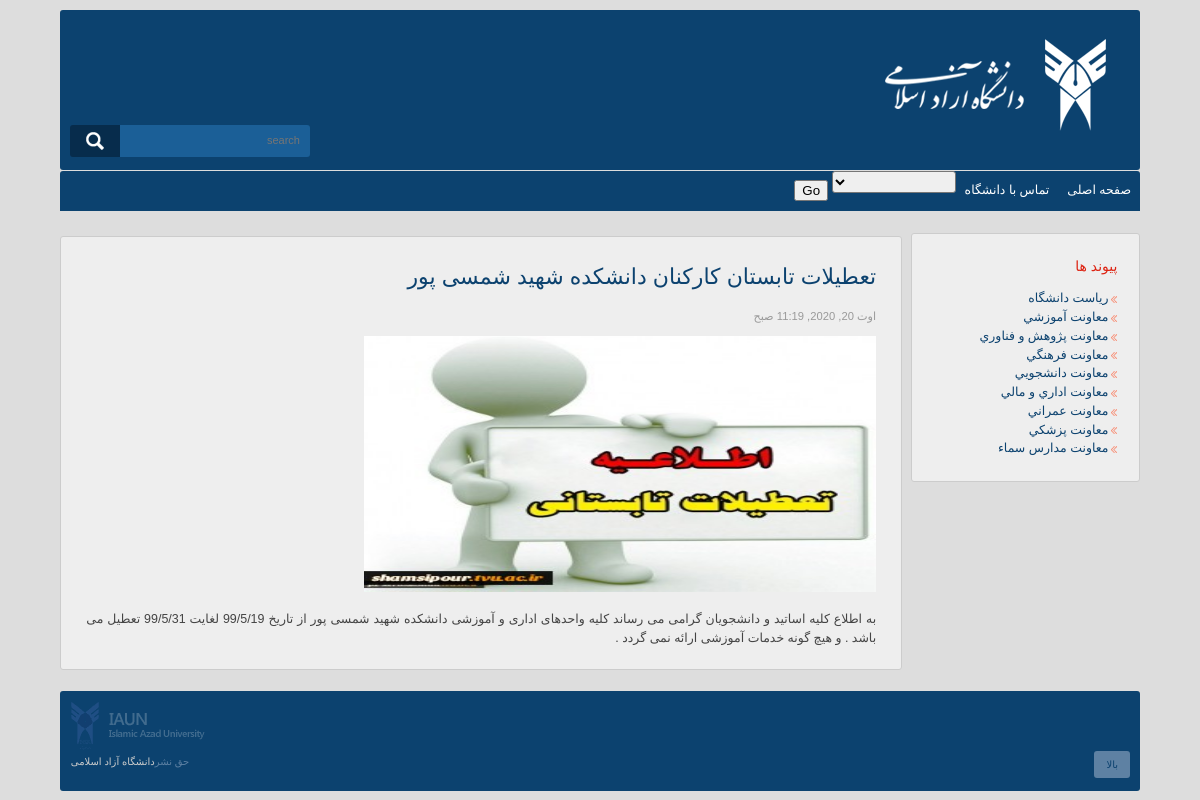
The page /fa/articles/3 on the database its author committed.
### Core/models.py (models this page shows, shortened)
class Article(models.Model):
    title = models.CharField(max_length=255, verbose_name ="عنوان")
    text = models.TextField(verbose_name ="متن")
    photo = models.ImageField(upload_to="news", verbose_name ="عکس")
    publish = models.DateTimeField(auto_now_add=True)
    class Meta:
        verbose_name = "مطلب"
        verbose_name_plural = "مطالب"

### Core/views.py (the view)
# urls.py: path('articles/<int:pk>', ArticleDetailView.as_view(), name="article_detail_view"),
class ArticleDetailView(DetailView):
    model = Article
    template_name = "articles/detail.html"

### templates/articles/detail.html
{% extends "base.html" %}
{% block content %}
    <div class="contentpage">
        <article class="topcontentpage">
            <header>
                <h2><a href="{% url "article_detail_view" pk=object.id %}">{{ object.title }}</a></h2>
                <p class="post-info">{{ object.publish }}</p>
            </header>
            <content>
                <img src="{{ object.photo.url }}" style="width: 512px;height: 256px" />
                <p>
                    {{ object.text }}
                </p>
            </content>
        </article>
    </div>
    {% include "rightnav.html" %}
{% endblock %}

### static/css/style.css (style rules this page uses)
* { font-family: Tahoma, Arial, san-serif; font-weight: normal; }
body { background: #ddd; font-size: 78%; color: #444; line-height: 1.5; direction: rtl; }
.body { margin: 0 auto; width: 85%; clear: both; }
h2 { font-size: 14px; color: #D21; }
a { color: #0c426f; text-decoration: none; }
.post-info { color: #999; font-size: 90%; }
.contentpage { width: 78%; float: left; }
.topcontentpage h2, .bottomcontentpage h2 { font: bold 22px Arial, Tahoma, san-serif; }
.topcontentpage { padding: 1% 3%; margin: 3% 0 0 0; background: #EEE; border: 1px solid #CCC; border-radius: 3px; -moz-border-radius: 3px; -webkit-border-radius: 3px; text-align: justify; }

### static/css/responsive.css (style rules this page uses)
@media only screen and (min-width: 900px) and (max-width: 1200px) { .body { width: 90%; } }

### rows shown on the page
Article: title "تعطیلات تابستان کارکنان دانشکده شهید شمسی پور", publish "اوت 20, 2020, 11:19 صبح", photo (picture), text "به اطلاع کلیه اساتید و دانشجویان گرامی می رساند کلیه واحدهای اداری و آموزشی دانشکده شهید شمسی پور از تاریخ 99/5/19 لغایت 99/5/31 تعطیل می باشد . و هیچ گونه خدمات آموزشی ارائه نمی گردد ."

### other values the page prints
form field language "فارسی (fa)"
